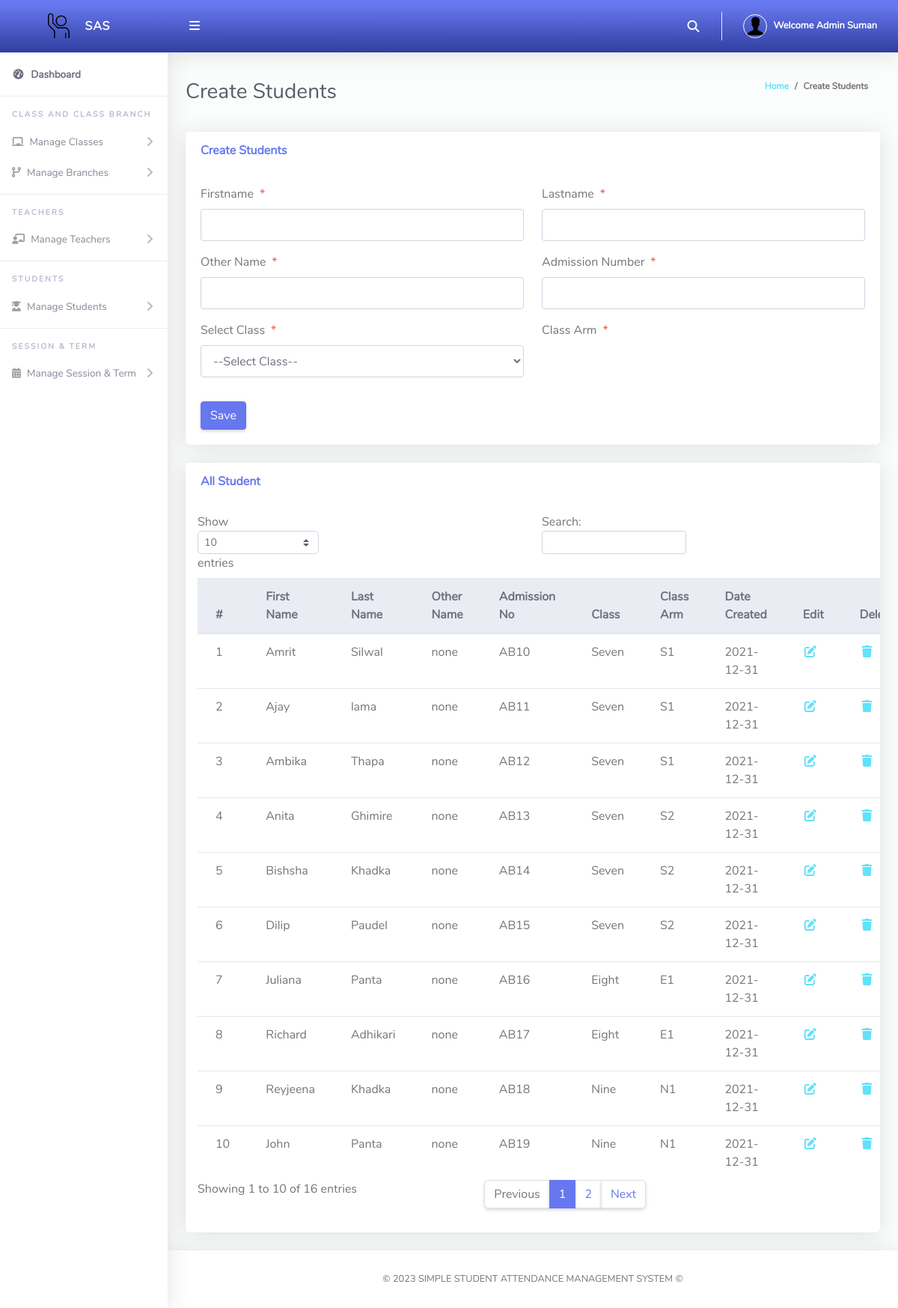
Page /Admin/createStudents.php (signed in) on the committed database.
### tables this page shows
CREATE TABLE `tblstudents` (
  `Id` int(10) NOT NULL,
  `firstName` varchar(255) NOT NULL,
  `lastName` varchar(255) NOT NULL,
  `otherName` varchar(255) NOT NULL,
  `admissionNumber` varchar(255) NOT NULL,
  `password` varchar(50) NOT NULL,
  `classId` varchar(10) NOT NULL,
  `classArmId` varchar(10) NOT NULL,
  `dateCreated` varchar(50) NOT NULL
);

CREATE TABLE `tblclass` (
  `Id` int(10) NOT NULL,
  `className` varchar(255) NOT NULL
);

CREATE TABLE `tblclassarms` (
  `Id` int(10) NOT NULL,
  `classId` varchar(10) NOT NULL,
  `classArmName` varchar(255) NOT NULL,
  `isAssigned` varchar(10) NOT NULL
);

### Admin/createStudents.php (the view, shortened to what this page needs)
<?php
include '../Includes/dbcon.php';
?>
<!DOCTYPE html>
<html lang="en">
<head>
  <link href="../vendor/fontawesome-free/css/all.min.css" rel="stylesheet" type="text/css">
  <link href="../vendor/bootstrap/css/bootstrap.min.css" rel="stylesheet" type="text/css">
  <link href="css/ruang-admin.min.css" rel="stylesheet">
</head>
<body id="page-top">
  <div id="wrapper">
      <?php include "Includes/sidebar.php";?>
    <div id="content-wrapper" class="d-flex flex-column">
      <div id="content">
       <?php include "Includes/topbar.php";?>
        <div class="container-fluid" id="container-wrapper">
          <div class="d-sm-flex align-items-center justify-content-between mb-4">
            <h1 class="h3 mb-0 text-gray-800">Create Students</h1>
            <ol class="breadcrumb">
              <li class="breadcrumb-item"><a href="./">Home</a></li>
              <li class="breadcrumb-item active" aria-current="page">Create Students</li>
            </ol>
          </div>
          <div class="row">
            <div class="col-lg-12">
              <div class="card mb-4">
                <div class="card-header py-3 d-flex flex-row align-items-center justify-content-between">
                  <h6 class="m-0 font-weight-bold text-primary">Create Students</h6>
                </div>
                <div class="card-body">
                  <form method="post">
                   <div class="form-group row mb-3">
                        <div class="col-xl-6">
                        <label class="form-control-label">Firstname<span class="text-danger ml-2">*</span></label>
                        <input type="text" class="form-control" name="firstName" value="<?php echo $row['firstName'];?>" id="exampleInputFirstName" >
                        </div>
                        <div class="col-xl-6">
                        <label class="form-control-label">Lastname<span class="text-danger ml-2">*</span></label>
                      <input type="text" class="form-control" name="lastName" value="<?php echo $row['lastName'];?>" id="exampleInputFirstName" >
                        </div>
                    </div>
                     <div class="form-group row mb-3">
                        <div class="col-xl-6">
                        <label class="form-control-label">Other Name<span class="text-danger ml-2">*</span></label>
                        <input type="text" class="form-control" name="otherName" value="<?php echo $row['otherName'];?>" id="exampleInputFirstName" >
                        </div>
                        <div class="col-xl-6">
                        <label class="form-control-label">Admission Number<span class="text-danger ml-2">*</span></label>
                      <input type="text" class="form-control" required name="admissionNumber" value="<?php echo $row['admissionNumber'];?>" id="exampleInputFirstName" >
                        </div>
                    </div>
                    <div class="form-group row mb-3">
                        <div class="col-xl-6">
                        <label class="form-control-label">Select Class<span class="text-danger ml-2">*</span></label>
                         <?php
                        $qry= "SELECT * FROM tblclass ORDER BY className ASC";
                        $result = $conn->query($qry);
                        $num = $result->num_rows;
                        if ($num > 0){
                          echo ' <select required name="classId" onchange="classArmDropdown(this.value)" class="form-control mb-3">';
                          echo'<option value="">--Select Class--</option>';
                                  echo '</select>';
                              }
                            ?>
                        </div>
                        <div class="col-xl-6">
                        <label class="form-control-label">Class Arm<span class="text-danger ml-2">*</span></label>
                        </div>
                    </div>
                      <?php
                    if (isset($Id))
                    {
                    ?>
                    <button type="submit" name="update" class="btn btn-warning">Update</button>
                    &nbsp;&nbsp;&nbsp;&nbsp;&nbsp;&nbsp;&nbsp;&nbsp;&nbsp;&nbsp;
                    <?php
                    } else {
                    ?>
                    <button type="submit" name="save" class="btn btn-primary">Save</button>
                    <?php
                    }
                    ?>
                  </form>
                </div>
              </div>
                 <div class="row">
              <div class="col-lg-12">
              <div class="card mb-4">
                <div class="card-header py-3 d-flex flex-row align-items-center justify-content-between">
                  <h6 class="m-0 font-weight-bold text-primary">All Student</h6>
                </div>
                <div class="table-responsive p-3">
                  <table class="table align-items-center table-flush table-hover" id="dataTableHover">
                    <thead class="thead-light">
                      <tr>
                        <th>#</th>
                        <th>First Name</th>
                        <th>Last Name</th>
                        <th>Other Name</th>
                        <th>Admission No</th>
                        <th>Class</th>
                        <th>Class Arm</th>
                        <th>Date Created</th>
                         <th>Edit</th>
                        <th>Delete</th>
                      </tr>
                    </thead>
                    <tbody>
                  <?php
                      $query = "SELECT tblstudents.Id,tblclass.className,tblclassarms.classArmName,tblclassarms.Id AS classArmId,tblstudents.firstName,
                      tblstudents.lastName,tblstudents.otherName,tblstudents.admissionNumber,tblstudents.dateCreated
                      FROM tblstudents
                      INNER JOIN tblclass ON tblclass.Id = tblstudents.classId
                      INNER JOIN tblclassarms ON tblclassarms.Id = tblstudents.classArmId";
                      $rs = $conn->query($query);
                      $num = $rs->num_rows;
                      $sn=0;
                      if($num > 0)
                      {
                        while ($rows = $rs->fetch_assoc())
                          {
                             $sn = $sn + 1;
                            echo"
                              <tr>
                                <td>".$sn."</td>
                                <td>".$rows['firstName']."</td>
                                <td>".$rows['lastName']."</td>
                                <td>".$rows['otherName']."</td>
                                <td>".$rows['admissionNumber']."</td>
                                <td>".$rows['className']."</td>
                                <td>".$rows['classArmName']."</td>
                                 <td>".$rows['dateCreated']."</td>
                                <td><a href='?action=edit&Id=".$rows['Id']."'><i class='fas fa-fw fa-edit'></i></a></td>
                                <td><a href='?action=delete&Id=".$rows['Id']."'><i class='fas fa-fw fa-trash'></i></a></td>
                              </tr>";
                          }
                      }
                      else
                      {
                           echo
                           "<div class='alert alert-danger' role='alert'>
                            No Record Found!
                            </div>";
                      }
                      ?>
                    </tbody>
                  </table>
                </div>
              </div>
            </div>
            </div>
          </div>
        </div>
      </div>
       <?php include "Includes/footer.php";?>
    </div>
  </div>
</body>
</html>

### Admin/Includes/topbar.php (shortened to what this page needs)
<?php
  $query = "SELECT * FROM tbladmin WHERE Id = ".$_SESSION['userId']."";
  $rs = $conn->query($query);
  $rows = $rs->fetch_assoc();
  $fullName = $rows['firstName']." ".$rows['lastName'];
?>
<nav class="navbar navbar-expand navbar-light bg-gradient-primary topbar mb-4 static-top">
          <button id="sidebarToggleTop" class="btn btn-link rounded-circle mr-3">
            <i class="fa fa-bars"></i>
          </button>
          <ul class="navbar-nav ml-auto">
            <li class="nav-item dropdown no-arrow">
              <a class="nav-link dropdown-toggle" href="#" id="searchDropdown" role="button" data-toggle="dropdown"
                aria-haspopup="true" aria-expanded="false">
                <i class="fas fa-search fa-fw"></i>
              </a>
            </li>
            <li class="nav-item dropdown no-arrow">
              <a class="nav-link dropdown-toggle" href="#" id="userDropdown" role="button" data-toggle="dropdown"
                aria-haspopup="true" aria-expanded="false">
                <img class="img-profile rounded-circle" src="img/user-icn2.png" style="max-width: 60px">
                <span class="ml-2 d-none d-lg-inline text-white small"><b>Welcome <?php echo $fullName;?></b></span>
              </a>
            </li>
          </ul>
        </nav>

### rows in the picture
tblstudents: firstName "Amrit", lastName "Silwal", otherName "none", admissionNumber "AB10", classId.className "Seven", classArmId.classArmName "S1", dateCreated "2021-12-31"
tblstudents: firstName "Ajay", lastName "lama", otherName "none", admissionNumber "AB11", classId.className "Seven", classArmId.classArmName "S1", dateCreated "2021-12-31"
tblstudents: firstName "Ambika", lastName "Thapa", otherName "none", admissionNumber "AB12", classId.className "Seven", classArmId.classArmName "S1", dateCreated "2021-12-31"
tblstudents: firstName "Anita", lastName "Ghimire", otherName "none", admissionNumber "AB13", classId.className "Seven", classArmId.classArmName "S2", dateCreated "2021-12-31"
tblstudents: firstName "Bishsha", lastName "Khadka", otherName "none", admissionNumber "AB14", classId.className "Seven", classArmId.classArmName "S2", dateCreated "2021-12-31"
tblstudents: firstName "Dilip", lastName "Paudel", otherName "none", admissionNumber "AB15", classId.className "Seven", classArmId.classArmName "S2", dateCreated "2021-12-31"
tblstudents: firstName "Juliana", lastName "Panta", otherName "none", admissionNumber "AB16", classId.className "Eight", classArmId.classArmName "E1", dateCreated "2021-12-31"
tblstudents: firstName "Richard", lastName "Adhikari", otherName "none", admissionNumber "AB17", classId.className "Eight", classArmId.classArmName "E1", dateCreated "2021-12-31"
tblstudents: firstName "Reyjeena", lastName "Khadka", otherName "none", admissionNumber "AB18", classId.className "Nine", classArmId.classArmName "N1", dateCreated "2021-12-31"
tblstudents: firstName "John", lastName "Panta", otherName "none", admissionNumber "AB19", classId.className "Nine", classArmId.classArmName "N1", dateCreated "2021-12-31"

### other values in the picture
$fullName "Admin Suman"
